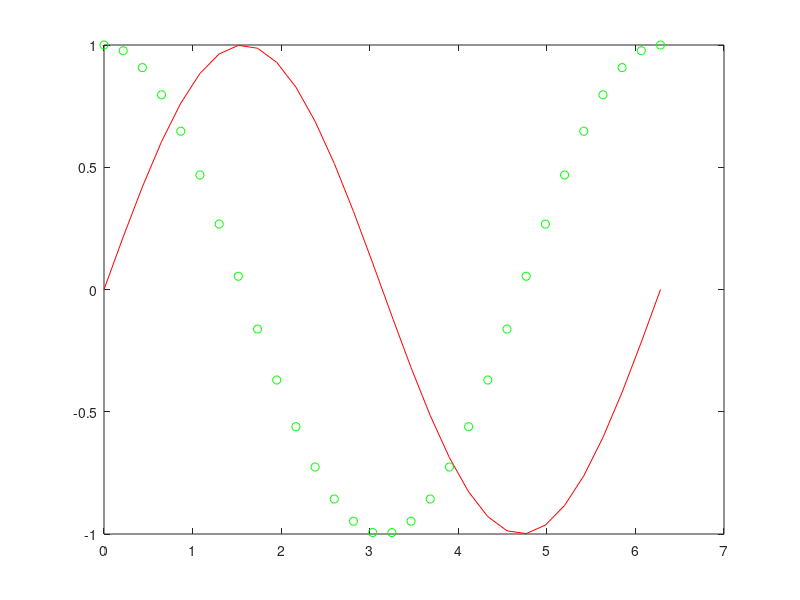

Reproduce this figure in MATLAB.
figure
x = linspace(0,2*pi,30)
y = sin(x)
z = cos(x)
plot(x,y,'r',x,z,'go')
% y 黄色
% m (magenta) 洋红
% c 蓝绿色
%%%
% . 点
% - 连线
% : 短虚线
% o 圈
% -- 长虚线
